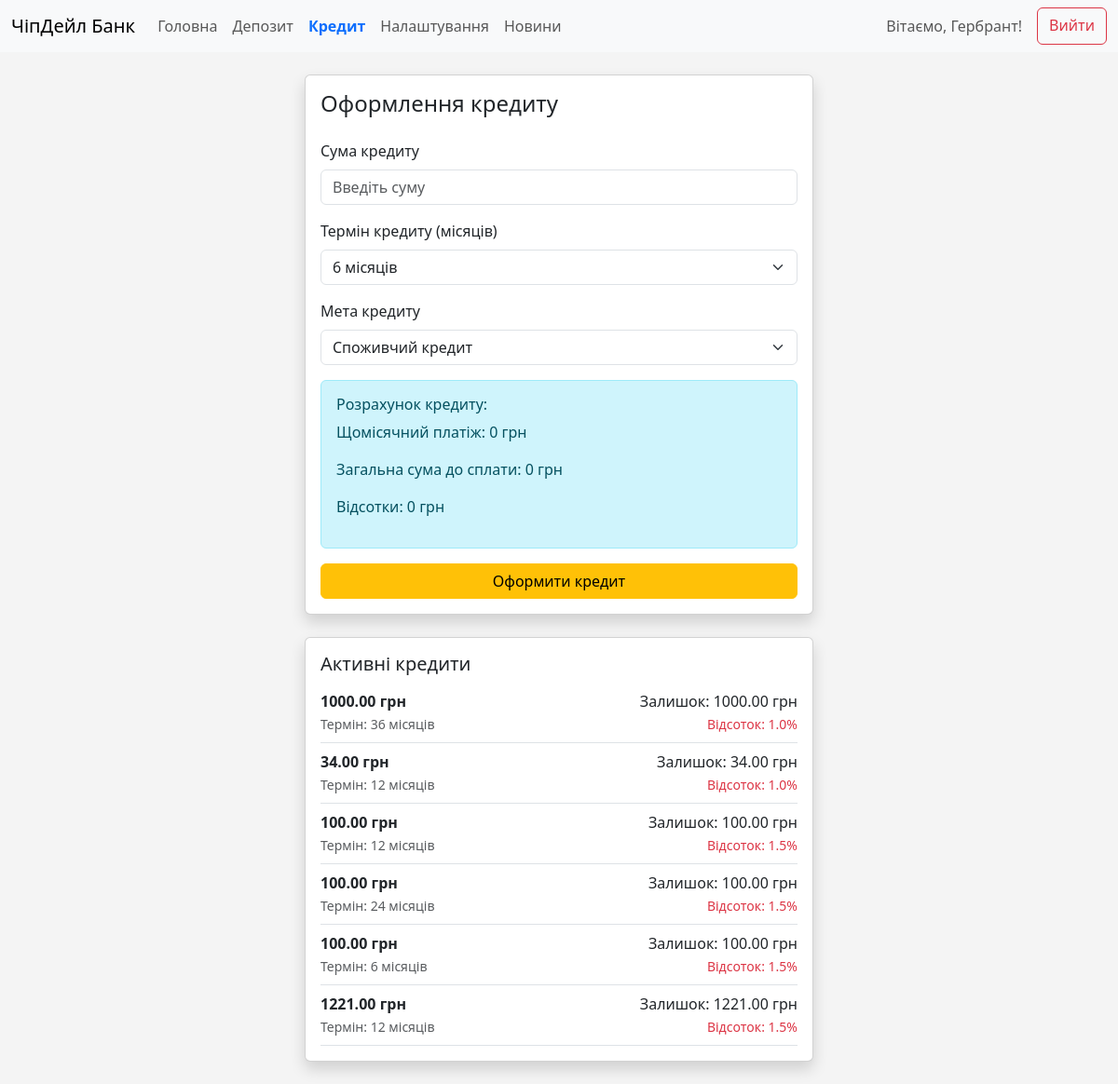
Screenshot of /credit (signed in) with the database file from the repository.
### app/models.py (models this page shows, shortened)
class User(UserMixin, db.Model):
    id = db.Column(db.Integer, primary_key=True)
    pin = db.Column(db.String(4), nullable=False)
    full_name = db.Column(db.String(100), nullable=False)
    phone = db.Column(db.String(20), unique=True, nullable=False)
    identification_code = db.Column(db.String(10), unique=True, nullable=False)  # РНОКПП
    password = db.Column(db.String(100), nullable=False)
    accounts = db.relationship('Account', backref='user', lazy=True)
    loans = db.relationship('Loan', backref='user', lazy=True)
    cards = db.relationship('Card', backref='user', lazy=True)

class Loan(db.Model):
    id = db.Column(db.Integer, primary_key=True)
    amount = db.Column(db.Float, nullable=False)
    interest_rate = db.Column(db.Float, nullable=False)
    term_months = db.Column(db.Integer, nullable=False)
    remaining_balance = db.Column(db.Float, nullable=False)
    user_id = db.Column(db.Integer, db.ForeignKey('user.id'), nullable=False)

### app/routes.py (the view)
@main_bp.route('/credit')
@login_required
def credit():
    try:
        user = User.query.get(current_user.id)
        if not user:
            return redirect(url_for('main.index'))
        loans = Loan.query.filter_by(user_id=user.id).all()
        return render_template('credit.html', user=user, loans=loans)
    except Exception as e:
        print(f"Помилка при доступі до сторінки кредиту: {str(e)}")
        return redirect(url_for('main.index'))

### app/__init__.py (called while the page is built)
@login_manager.user_loader
def load_user(user_id):
    from app.models import User
    try:
        user = User.query.get(int(user_id))
        print(f"Завантаження користувача: {user_id} -> {user}")
        return user
    except Exception as e:
        print(f"Помилка при завантаженні користувача: {str(e)}")
        return None

### templates/credit.html (shortened to what this page needs)
<!DOCTYPE html>
<html lang="uk">
<head>
    <link href="https://cdn.jsdelivr.net/npm/bootstrap@5.3.0/dist/css/bootstrap.min.css" rel="stylesheet">
</head>
<body>
    <nav class="navbar navbar-expand-lg navbar-light bg-light">
        <div class="container-fluid">
            <a class="navbar-brand" href="#">ЧіпДейл Банк</a>
            <div class="collapse navbar-collapse" id="navbarNav">
                <ul class="navbar-nav me-auto mb-2 mb-lg-0">
                    <li class="nav-item"><a class="nav-link" href="{{ url_for('main.dashboard') }}">Головна</a></li>
                    <li class="nav-item"><a class="nav-link" href="{{ url_for('main.deposit_page') }}">Депозит</a></li>
                    <li class="nav-item"><a class="nav-link active" href="{{ url_for('main.credit') }}">Кредит</a></li>
                    <li class="nav-item">
                        <a class="nav-link" href="{{ url_for('main.settings') }}">Налаштування</a>
                    </li>
                    <li class="nav-item">
                        <a class="nav-link" href="{{ url_for('main.news_page') }}">Новини</a>
                    </li>
                </ul>
                <div class="d-flex">
                    <span class="navbar-text me-3">
                        Вітаємо, {{ user.full_name.split()[0] }}!
                    </span>
                    <a href="{{ url_for('main.logout') }}" class="btn btn-outline-danger">Вийти</a>
                </div>
            </div>
        </div>
    </nav>
    <div class="container py-4">
        <div class="row justify-content-center">
            <div class="col-md-6">
                <div class="card shadow">
                    <div class="card-body">
                        <h4 class="card-title mb-4">Оформлення кредиту</h4>
                        <form id="credit-form">
                            <div class="mb-3">
                                <label for="amount" class="form-label">Сума кредиту</label>
                                <input type="number" class="form-control" id="amount" placeholder="Введіть суму" required>
                            </div>
                            <div class="mb-3">
                                <label for="term" class="form-label">Термін кредиту (місяців)</label>
                                <select class="form-select" id="term" required>
                                    <option value="6">6 місяців</option>
                                </select>
                            </div>
                            <div class="mb-3">
                                <label for="purpose" class="form-label">Мета кредиту</label>
                                <select class="form-select" id="purpose" required>
                                    <option value="consumer">Споживчий кредит</option>
                                </select>
                            </div>
                            <div class="alert alert-info">
                                <h6>Розрахунок кредиту:</h6>
                                <div id="credit-calc">
                                    <p>Щомісячний платіж: <span id="monthly-payment">0</span> грн</p>
                                    <p>Загальна сума до сплати: <span id="total-payment">0</span> грн</p>
                                    <p>Відсотки: <span id="interest-amount">0</span> грн</p>
                                </div>
                            </div>
                            <button type="submit" class="btn btn-warning w-100">Оформити кредит</button>
                        </form>
                    </div>
                </div>
                <div class="card shadow mt-4">
                    <div class="card-body">
                        <h5 class="card-title">Активні кредити</h5>
                        {% if loans %}
                            {% for loan in loans %}
                                <div class="border-bottom py-2">
                                    <div class="d-flex justify-content-between">
                                        <div>
                                            <strong>{{ "%.2f"|format(loan.amount) }} грн</strong>
                                            <br>
                                            <small class="text-muted">Термін: {{ loan.term_months }} місяців</small>
                                        </div>
                                        <div class="text-end">
                                            <div>Залишок: {{ "%.2f"|format(loan.remaining_balance) }} грн</div>
                                            <small class="text-danger">Відсоток: {{ "%.1f"|format(loan.interest_rate * 100) }}%</small>
                                        </div>
                                    </div>
                                </div>
                            {% endfor %}
                        {% else %}
                            <p class="text-muted">У вас немає активних кредитів</p>
                        {% endif %}
                    </div>
                </div>
            </div>
        </div>
    </div>
</body>
</html>

### templates/credit.html (style rules this page uses)
body { background-color: #f4f4f4; }
.nav-link.active { font-weight: bold; color: #0d6efd !important; }

### rows the page displays
User: full_name "Гербрант"
Loan: amount "1000.00", term_months "36", remaining_balance "1000.00", loan.interest_rate*100 "1.0"
Loan: amount "34.00", term_months "12", remaining_balance "34.00", loan.interest_rate*100 "1.0"
Loan: amount "100.00", term_months "12", remaining_balance "100.00", loan.interest_rate*100 "1.5"
Loan: amount "100.00", term_months "24", remaining_balance "100.00", loan.interest_rate*100 "1.5"
Loan: amount "100.00", term_months "6", remaining_balance "100.00", loan.interest_rate*100 "1.5"
Loan: amount "1221.00", term_months "12", remaining_balance "1221.00", loan.interest_rate*100 "1.5"
